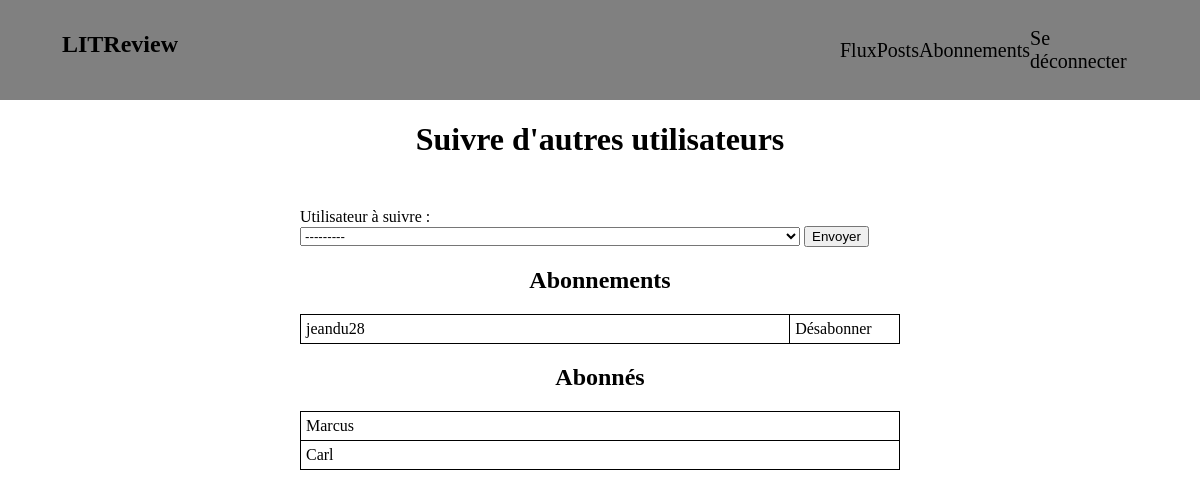
The page /followed/ (signed in) on the database as committed earlier.
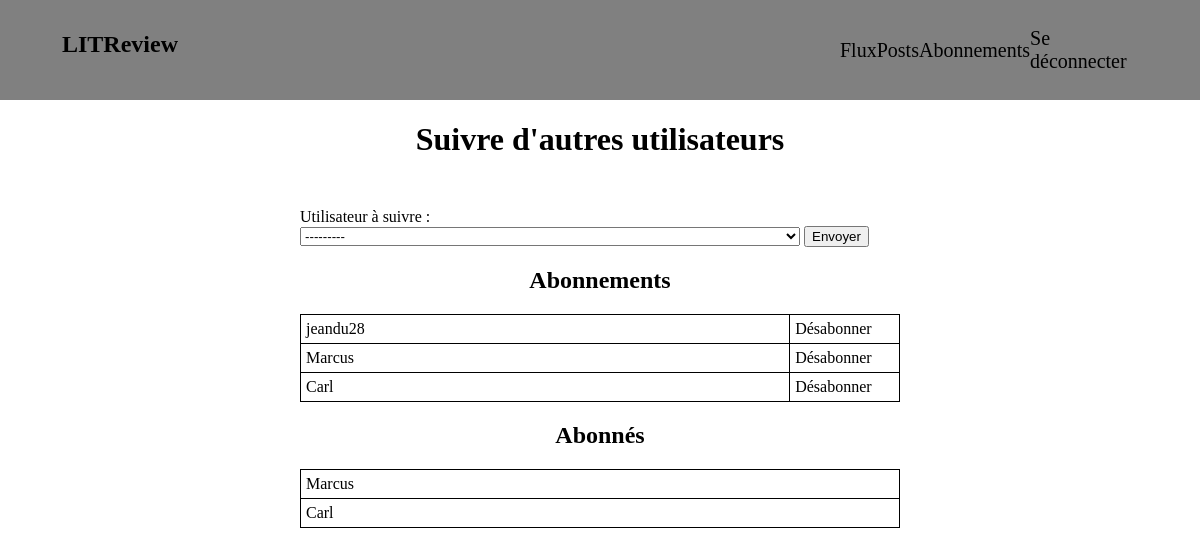
The same page on the database as committed later.
### posts/models.py (models this page shows)
class UserFollows(models.Model):
    user = models.ForeignKey(to=settings.AUTH_USER_MODEL,on_delete=models.CASCADE,related_name='following')
    followed_user = models.ForeignKey(to=settings.AUTH_USER_MODEL,on_delete=models.CASCADE,related_name='followed_by',verbose_name=('Utilisateur à suivre'))
    class Meta:
        unique_together = ('user', 'followed_user', )

### posts/views.py (the view, shortened to what this page needs)
# urls.py: path('followed/',Follow.as_view(),name = 'abonnements'),
class Follow(CreateView):
    model = UserFollows
    context_object_name = "abonnés"
    template_name = 'followed.html'
    fields = ['followed_user']
    def get_context_data(self, *args, **kwargs):
        result_abonnements = []
        result_abonnés = []
        users = User.objects.all()
        context = super().get_context_data(*args, **kwargs)
        for userfollow in UserFollows.objects.all():
            if self.request.user.id == userfollow.followed_user_id:
                userfollow.username = userfollow.user_id
                result_abonnés.append(userfollow)
            if userfollow.user_id == self.request.user.id:
                userfollow.username = userfollow.followed_user_id
                result_abonnements.append(userfollow)
        for user in users:
            for abo in result_abonnés:
                if abo.username == user.id:
                    abo.username = user.username
            for abonne in result_abonnements:
                if abonne.username == user.id:
                    abonne.username = user.username
        context['abonnements'] = result_abonnements
        context['abonnés'] = result_abonnés
        return context

### utilisateurs/templates/followed.html (shortened to what this page needs)
{% extends 'base.html' %}
{% load static %}
{% block title %}
<h1>Suivre d'autres utilisateurs</h1>
{% endblock %}
{% block content %}
<link rel="stylesheet" href="{% static 'css/followed.css' %}">
<div class="content">
    <form method="POST" id="form">
        {{ form }}
        <input type="submit" value="Envoyer">
    </form>
    <h2>Abonnements</h2>
    <table class="tableau_abonnements">
    {% for abonnement in abonnements %}
        <tr>
            <td>{{abonnement.username}}</td>
            <td>Désabonner</td>
        </tr>
    {% endfor %}
    </table>
    <h2>Abonnés</h2>
    <table class="tableau_abonnés">
    {% for abonné in abonnés %}
       <tr>
            <td>{{abonné.username}}</td>
        </tr>
    {% endfor %}
        </table>
</div>
{% endblock %}

### templates/base.html (shortened to what this page needs)
<!DOCTYPE html>
{% load static %}
<html lang="en">
<head>
    <div id="rectangle">
        <link rel="stylesheet" href="{% static 'css/base.css' %}">
        <h2 id="title">LITReview</h2>
    <nav>
          <ul class="menu">
              {% if user.is_authenticated %}
            <li><a href="/home">Flux</a></li>
            <li><a href="/posts">Posts</a></li>
            <li><a href="/followed">Abonnements</a></li>
              <li><a href="/logout">Se déconnecter</a></li>
              {% endif %}
          </ul>
    </nav>
    </div>
    <div id="page_title">
        {% block title %}
        {% endblock %}
    </div>
</head>
<body>
    {% block content %}
    {% endblock %}
</body>
</html>

### posts/static/css/base.css (style rules this page uses)
html { margin : 0; }
body { margin : 0; }
#rectangle { width: 100%; background-color:grey; height: 100px; display : flex; margin : 0; }
nav { margin : auto; width:50%; }
#rectangle ul { display : flex; margin-left:500px; }
#rectangle li { display: inline-block; font-size : 20px; margin : auto; }
a:link { color : black; background-color: transparent; text-decoration: none; }
#title { position: absolute; top : 3%; left: 10%; transform: translate(-50%, -50%); }
#page_title { text-align : center; }

### posts/static/css/followed.css (style rules this page uses)
.content { margin: 0 auto; display : flex; flex-direction : column; justify-content: space-around; width : 50%; margin-top : 50px; align-items:center; }
.tableau_abonnements, .tableau_abonnés { border-collapse : collapse; }
td { border : 1px solid black; padding : 5px; }
.tableau_abonnements tr td:nth-child(1) { width: 500px; }
.tableau_abonnements tr td:nth-child(2) { width: 100px; }
.tableau_abonnés tr td:nth-child(1) { width : 600px; }
#id_followed_user { width:500px; }

Rows that differ between the two databases and show on the page:
added UserFollows: username "Marcus", shown under "Abonnements"
added UserFollows: username "Carl", shown under "Abonnements"
